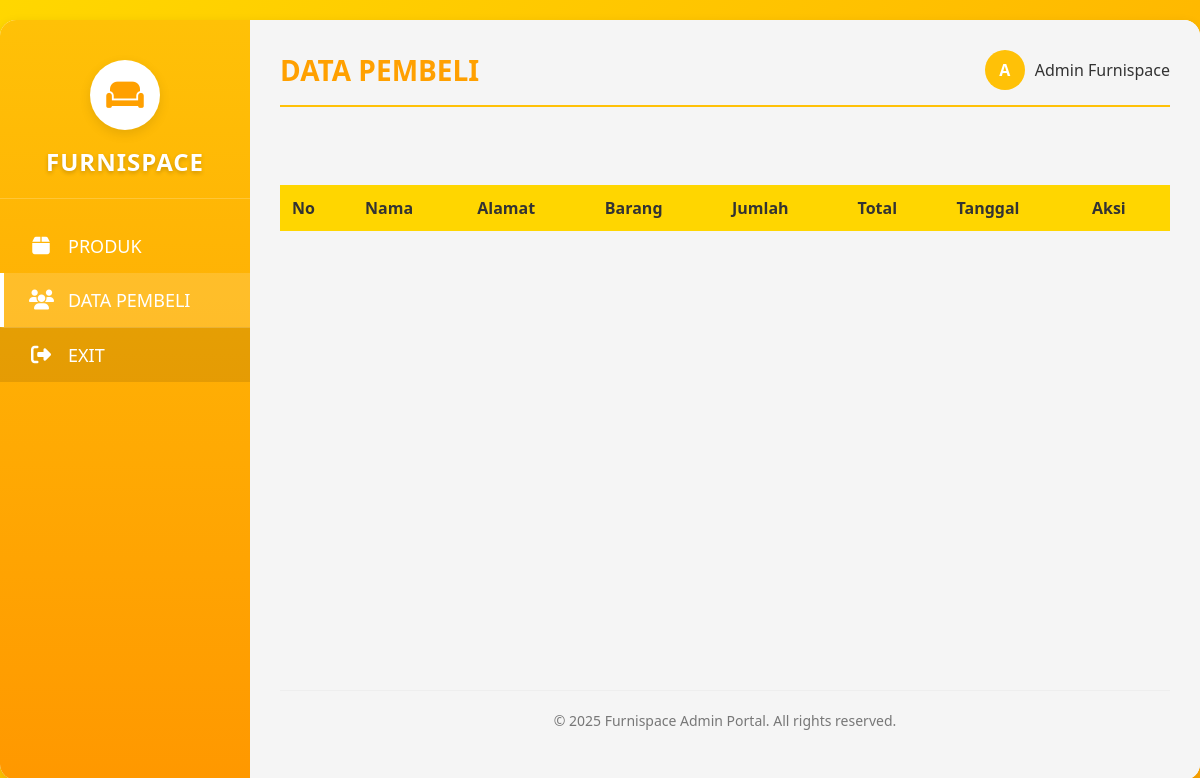
/resources/data_pembeli.php, run on an earlier commit of the app's database.
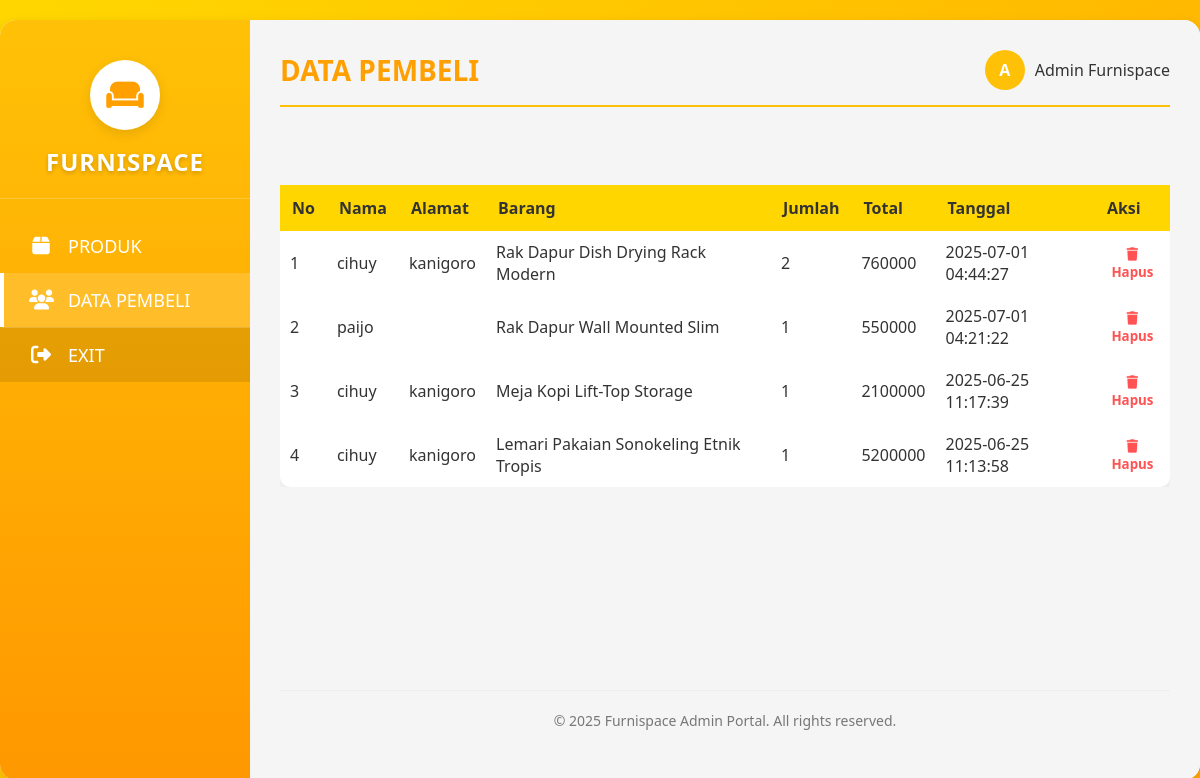
And on a later commit of the database.
### tables this page shows
CREATE TABLE `data_pembeli` (
  `id` int(11) NOT NULL,
  `username` varchar(255) NOT NULL,
  `alamat` varchar(255) NOT NULL,
  `nama_barang` varchar(255) NOT NULL,
  `jumlah` int(11) NOT NULL,
  `total` varchar(50) NOT NULL,
  `tanggal` varchar(50) NOT NULL
);

### resources/data_pembeli.php (the view, shortened to what this page needs)
<?php
include '../databases/koneksi.php';
?>
<!DOCTYPE html>
<html lang="id">
<head>
    <link rel="stylesheet" href="https://cdnjs.cloudflare.com/ajax/libs/font-awesome/6.4.0/css/all.min.css">
    <link rel="stylesheet" href="../css/dashboard.css">
</head>
<body>
    <div class="admin-container">
        <div class="sidebar">
            <div class="logo-container">
                <div class="logo">
                    <i class="fas fa-couch"></i>
                </div>
                <div class="brand-name">FURNISPACE</div>
            </div>
            <div class="menu">
                <div class="menu-item" onclick="window.location.href='dashboard.php';">
                    <i class="fas fa-box"></i>
                    <span class="menu-text">PRODUK</span>
                </div>
                <div class="menu-item active" onclick="window.location.href='data_pembeli.php';">
                    <i class="fas fa-users"></i>
                    <span class="menu-text">DATA PEMBELI</span>
                </div>
                <div class="menu-item exit" onclick="window.location.href='loginAdmin.php';">
                    <i class="fas fa-sign-out-alt"></i>
                    <span class="menu-text">EXIT</span>
                </div>
            </div>
        </div>
        <div class="main-content">
            <div class="header">
                <h1 class="page-title">DATA PEMBELI</h1>
                <div class="user-info">
                    <div class="user-avatar">A</div>
                    <span>Admin Furnispace</span>
                </div>
            </div>
            <div class="buyers-section" style="margin-top: 48px;">
                <?php
                $dataPembeli = mysqli_query($koneksi, "SELECT * FROM data_pembeli ORDER BY id DESC");
                ?>
                <div class="buyers-table-container" style="overflow-x: auto;">
                    <table class="buyers-table" style="width: 100%; border-collapse: collapse; background: #fff; border-radius: 10px; box-shadow: 0 2px 8px rgba(0,0,0,0.07);">
                        <thead>
                            <tr style="background: #FFD600;">
                                <th style="padding: 12px; text-align: left;">No</th>
                                <th style="padding: 12px; text-align: left;">Nama</th>
                                <th style="padding: 12px; text-align: left;">Alamat</th>
                                <th style="padding: 12px; text-align: left;">Barang</th>
                                <th style="padding: 12px; text-align: left;">Jumlah</th>
                                <th style="padding: 12px; text-align: left;">Total</th>
                                <th style="padding: 12px; text-align: left;">Tanggal</th>
                                <th style="padding: 12px; text-align: left;">Aksi</th>
                            </tr>
                        </thead>
                        <tbody>
                            <?php $no = 1;
                            while ($pembeli = mysqli_fetch_array($dataPembeli)): ?>
                                <tr>
                                    <td style="padding: 10px;"><?php echo $no++; ?></td>
                                    <td style="padding: 10px;"><?php echo htmlspecialchars($pembeli['username']); ?></td>
                                    <td style="padding: 10px;"><?php echo htmlspecialchars($pembeli['alamat']); ?></td>
                                    <td style="padding: 10px;"><?php echo htmlspecialchars($pembeli['nama_barang']); ?></td>
                                    <td style="padding: 10px;"><?php echo htmlspecialchars($pembeli['jumlah']); ?></td>
                                    <td style="padding: 10px;"><?php echo htmlspecialchars($pembeli['total']); ?></td>
                                    <td style="padding: 10px;"><?php echo htmlspecialchars($pembeli['tanggal']); ?></td>
                                    <td style="padding: 10px;">
                                        <button class="hapus-pembeli-btn" data-id="<?php echo $pembeli['id']; ?>" style="color: #FF5252; background: none; border: none; cursor: pointer; font-weight: bold;">
                                            <i class="fas fa-trash"></i> Hapus
                                        </button>
                                    </td>
                                </tr>
                            <?php endwhile; ?>
                        </tbody>
                    </table>
                </div>
            </div>
            <div class="admin-footer">
                <p>&copy; 2025 Furnispace Admin Portal. All rights reserved.</p>
            </div>
        </div>
    </div>
</body>
</html>

### css/dashboard.css (style rules this page uses)
* { margin: 0; padding: 0; box-sizing: border-box; font-family: 'Segoe UI', Tahoma, Geneva, Verdana, sans-serif; }
:root { --primary: #FFC107; --primary-dark: #FFA000; --secondary: #FF9800; --light: #FFF9C4; --dark: #333; --gray: #f5f5f5; --white: #fff; --shadow: 0 4px 12px rgba(0, 0, 0, 0.1); }
body { background: linear-gradient(135deg, #FFD700 0%, #FFA500 100%); min-height: 100vh; display: flex; color: var(--dark); }
.admin-container { display: flex; width: 100%; max-width: 1400px; margin: 20px auto; background: var(--white); border-radius: 16px; overflow: hidden; box-shadow: var(--shadow); min-height: 90vh; }
.sidebar { width: 250px; background: linear-gradient(to bottom, var(--primary), var(--secondary)); color: var(--white); padding: 20px 0; display: flex; flex-direction: column; }
.logo-container { text-align: center; padding: 20px 0; border-bottom: 1px solid rgba(255, 255, 255, 0.2); margin-bottom: 20px; }
.logo { background: var(--white); width: 70px; height: 70px; border-radius: 50%; display: flex; align-items: center; justify-content: center; margin: 0 auto 15px; box-shadow: var(--shadow); }
.logo i { font-size: 30px; color: var(--primary-dark); }
.brand-name { font-size: 24px; font-weight: 700; letter-spacing: 1px; text-shadow: 0 2px 4px rgba(0, 0, 0, 0.2); }
.menu { flex-grow: 1; }
.menu-item { padding: 15px 25px; display: flex; align-items: center; transition: all 0.3s; cursor: pointer; border-left: 4px solid transparent; }
.menu-item:hover, .menu-item.active { background: rgba(255, 255, 255, 0.15); border-left: 4px solid var(--white); }
.menu-item i { font-size: 20px; margin-right: 15px; width: 24px; text-align: center; }
.menu-text { font-size: 18px; font-weight: 500; }
.menu-item.exit { border-top: 1px solid rgba(255, 255, 255, 0.2); margin-top: auto; background: rgba(0, 0, 0, 0.1); }
.main-content { flex: 1; padding: 30px; background: var(--gray); display: flex; flex-direction: column; }
.header { display: flex; justify-content: space-between; align-items: center; margin-bottom: 30px; padding-bottom: 15px; border-bottom: 2px solid var(--primary); }
.page-title { font-size: 28px; font-weight: 700; color: var(--primary-dark); }
.user-info { display: flex; align-items: center; gap: 10px; }
.user-avatar { width: 40px; height: 40px; border-radius: 50%; background: var(--primary); display: flex; align-items: center; justify-content: center; color: var(--white); font-weight: 600; }
.admin-footer { margin-top: auto; text-align: center; padding: 20px; color: #777; font-size: 14px; border-top: 1px solid #eee; }

What changed in the data, as far as the page shows it:
added data_pembeli: username "cihuy", alamat "kanigoro", nama_barang "Rak Dapur Dish Drying Rack Modern", jumlah "2", total "760000", tanggal "2025-07-01 04:44:27"
added data_pembeli: username "paijo", nama_barang "Rak Dapur Wall Mounted Slim", jumlah "1", total "550000", tanggal "2025-07-01 04:21:22"
added data_pembeli: username "cihuy", alamat "kanigoro", nama_barang "Meja Kopi Lift-Top Storage", jumlah "1", total "2100000", tanggal "2025-06-25 11:17:39"
added data_pembeli: username "cihuy", alamat "kanigoro", nama_barang "Lemari Pakaian Sonokeling Etnik Tropis", jumlah "1", total "5200000", tanggal "2025-06-25 11:13:58"
